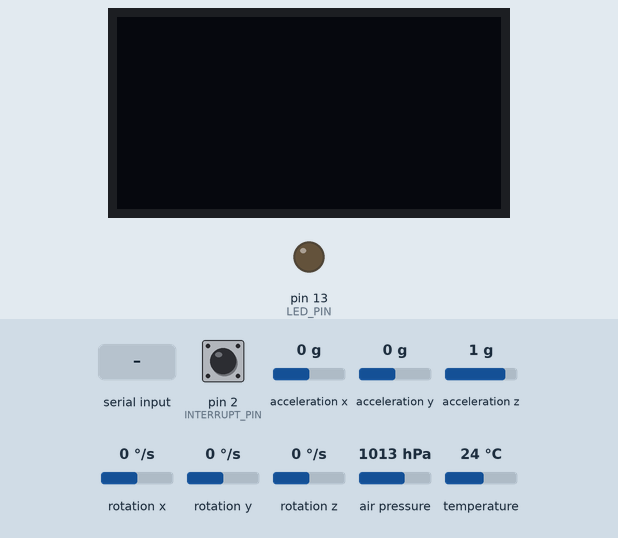
This sketch was run on a simulated Arduino Uno, built with avr-gcc and run on an emulated ATmega328P. On the bench: 128×64 one-colour display, output pins drawn as LEDs (lit = HIGH). The inputs (shaded band) are chosen by the test bench; at power-on: pin 2 (INTERRUPT_PIN) LOW, acceleration x 0 g, acceleration y 0 g, acceleration z 1 g, rotation x 0 °/s, rotation y 0 °/s, rotation z 0 °/s, air pressure 1013 hPa, temperature 24 °C. The sensor or clock chip raises its interrupt line as the real part does; what the sketch prints to the serial monitor is not drawn.

Above: at 0.9 s.
1.0 s: "1\n" received over Serial
At 7.3 s:
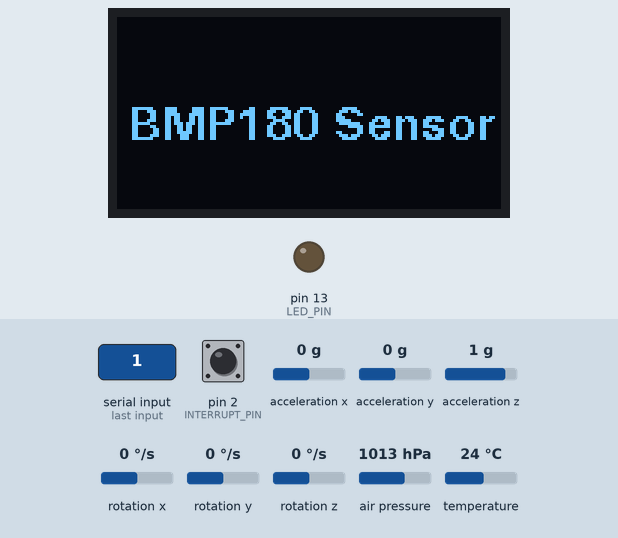
At 9.73 s:
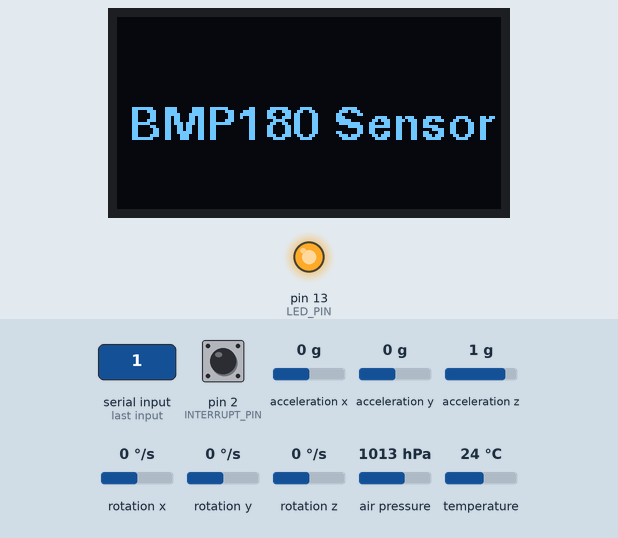
Timing chart, 0 to 10.0 s (numbered marks = the images above; inputs shaded):
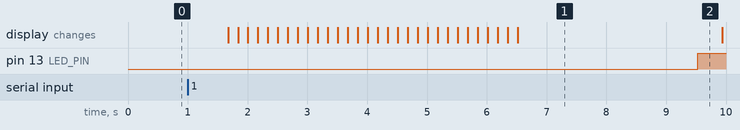

The sketch:

Baro_MPU.ino
```cpp
#include "I2Cdev.h"
#include <Adafruit_BMP085.h>
#include "U8glib.h"

#include "MPU6050_6Axis_MotionApps20.h"
#if I2CDEV_IMPLEMENTATION == I2CDEV_ARDUINO_WIRE

    #include "Wire.h"
#endif

MPU6050 mpu;
#define OUTPUT_READABLE_YAWPITCHROLL

#define OUTPUT_TEAPOT

Adafruit_BMP085 bmp;

U8GLIB_SSD1306_128X64 u8g(U8G_I2C_OPT_NO_ACK);

float pressure = 0.0;
float tempC = 0.0;
float altitude = 0.0;
void BmpSensorRead(float* pressure, float* tempC, float* altitude);
void DisplayPresTemp(float* pressure, float* tempC, float* altitude);


#define INTERRUPT_PIN 2
#define LED_PIN 13
bool blinkState = false;

bool dmpReady = false;  // set true if DMP init was successful
uint8_t mpuIntStatus;   // holds actual interrupt status byte from MPU
uint8_t devStatus;      // return status after each device operation (0 = success, !0 = error)
uint16_t packetSize;    // expected DMP packet size (default is 42 bytes)
uint16_t fifoCount;     // count of all bytes currently in FIFO
uint8_t fifoBuffer[64]; // FIFO storage buffer

Quaternion q;           // [w, x, y, z]         quaternion container
VectorInt16 aa;         // [x, y, z]            accel sensor measurements
VectorInt16 aaReal;     // [x, y, z]            gravity-free accel sensor measurements
VectorInt16 aaWorld;    // [x, y, z]            world-frame accel sensor measurements
VectorFloat gravity;    // [x, y, z]            gravity vector
float euler[3];         // [psi, theta, phi]    Euler angle container
float ypr[3];           // [yaw, pitch, roll]   yaw/pitch/roll container and gravity vector


uint8_t teapotPacket[14] = { '$', 0x02, 0,0, 0,0, 0,0, 0,0, 0x00, 0x00, '\r', '\n' };

volatile bool mpuInterrupt = false;     // indicates whether MPU interrupt pin has gone high
void dmpDataReady() {
    mpuInterrupt = true;
}

void setup() {

    #if I2CDEV_IMPLEMENTATION == I2CDEV_ARDUINO_WIRE
        Wire.begin();
        Wire.setClock(400000);
    #elif I2CDEV_IMPLEMENTATION == I2CDEV_BUILTIN_FASTWIRE
        Fastwire::setup(400, true);
    #endif

    Serial.begin(115200);
    while (!Serial);

    Serial.println(F("Initializing I2C devices..."));
    mpu.initialize();
    pinMode(INTERRUPT_PIN, INPUT);


    Serial.println(F("Testing device connections..."));
    Serial.println(mpu.testConnection() ? F("MPU6050 connection successful") : F("MPU6050 connection failed"));


    Serial.println(F("\nSend any character to begin DMP programming and demo: "));
    while (Serial.available() && Serial.read()); // empty buffer
    while (!Serial.available());                 // wait for data
    while (Serial.available() && Serial.read()); // empty buffer again

    Serial.println(F("Initializing DMP..."));
    devStatus = mpu.dmpInitialize();

    mpu.setXGyroOffset(220);
    mpu.setYGyroOffset(76);
    mpu.setZGyroOffset(-85);
    mpu.setZAccelOffset(1788);

    // make sure it worked (returns 0 if so)
    if (devStatus == 0) {
        // turn on the DMP, now that it's ready
        Serial.println(F("Enabling DMP..."));
        mpu.setDMPEnabled(true);

        // enable Arduino interrupt detection
        Serial.println(F("Enabling interrupt detection (Arduino external interrupt 0)..."));
        attachInterrupt(digitalPinToInterrupt(INTERRUPT_PIN), dmpDataReady, RISING);
        mpuIntStatus = mpu.getIntStatus();

        // set our DMP Ready flag so the main loop() function knows it's okay to use it
        Serial.println(F("DMP ready! Waiting for first interrupt..."));
        dmpReady = true;

        // get expected DMP packet size for later comparison
        packetSize = mpu.dmpGetFIFOPacketSize();
    } else {
        // ERROR!
        // 1 = initial memory load failed
        // 2 = DMP configuration updates failed
        // (if it's going to break, usually the code will be 1)
        Serial.print(F("DMP Initialization failed (code "));
        Serial.print(devStatus);
        Serial.println(F(")"));
    }

    // configure LED for output
    pinMode(LED_PIN, OUTPUT);

    // assign default color value
  if (u8g.getMode() == U8G_MODE_R3G3B2)
  {
    u8g.setColorIndex(255);     // white
  }
  else if (u8g.getMode() == U8G_MODE_GRAY2BIT)
  {
    u8g.setColorIndex(3);         // max intensity
  }
  else if (u8g.getMode() == U8G_MODE_BW)
  {
    u8g.setColorIndex(1);         // pixel on
  }
  else if (u8g.getMode() == U8G_MODE_HICOLOR)
  {
    u8g.setHiColorByRGB(255, 255, 255);
  }

  for (int a = 0; a < 30; a++)
  {
    u8g.firstPage();

    do
    {
      u8g.setFont(u8g_font_fub11);
      u8g.setFontRefHeightExtendedText();
      u8g.setDefaultForegroundColor();
      u8g.setFontPosTop();
      u8g.drawStr(4, a, "BMP180 Sensor");
    }
    while (u8g.nextPage());
  }

  delay(3000);

  if (!bmp.begin())
  {
    u8g.firstPage();

    do
    {
      u8g.setFont(u8g_font_fub11);
      u8g.setFontRefHeightExtendedText();
      u8g.setDefaultForegroundColor();
      u8g.setFontPosTop();
      u8g.drawStr(4, 0, "BMP085 Sensor");
      u8g.drawStr(4, 20, " ERROR!");
    }
    while (u8g.nextPage());

    Serial.println("BMP085 sensor, ERROR!");

    while (1) {}
  }
}


void loop() {
    // if programming failed, don't try to do anything
    if (!dmpReady) return;

    // wait for MPU interrupt or extra packet(s) available
    while (!mpuInterrupt && fifoCount < packetSize) {

    }

    // reset interrupt flag and get INT_STATUS byte
    mpuInterrupt = false;
    mpuIntStatus = mpu.getIntStatus();

    // get current FIFO count
    fifoCount = mpu.getFIFOCount();

    // check for overflow (this should never happen unless our code is too inefficient)
    if ((mpuIntStatus & 0x10) || fifoCount == 1024) {
        // reset so we can continue cleanly
        mpu.resetFIFO();
        Serial.println(F("FIFO overflow!"));

    // otherwise, check for DMP data ready interrupt (this should happen frequently)
    } else if (mpuIntStatus & 0x02) {
        // wait for correct available data length, should be a VERY short wait
        while (fifoCount < packetSize) fifoCount = mpu.getFIFOCount();

        // read a packet from FIFO
        mpu.getFIFOBytes(fifoBuffer, packetSize);

        // track FIFO count here in case there is > 1 packet available
        // (this lets us immediately read more without waiting for an interrupt)
        fifoCount -= packetSize;

        #ifdef OUTPUT_READABLE_QUATERNION
            // display quaternion values in easy matrix form: w x y z
            mpu.dmpGetQuaternion(&q, fifoBuffer);
            Serial.print("quat\t");
            Serial.print(q.w);
            Serial.print("\t");
            Serial.print(q.x);
            Serial.print("\t");
            Serial.print(q.y);
            Serial.print("\t");
            Serial.println(q.z);
        #endif

        #ifdef OUTPUT_READABLE_EULER
            // display Euler angles in degrees
            mpu.dmpGetQuaternion(&q, fifoBuffer);
            mpu.dmpGetEuler(euler, &q);
            Serial.print("euler\t");
            Serial.print(euler[0] * 180/M_PI);
            Serial.print("\t");
            Serial.print(euler[1] * 180/M_PI);
            Serial.print("\t");
            Serial.println(euler[2] * 180/M_PI);
        #endif

        #ifdef OUTPUT_READABLE_YAWPITCHROLL
            // display Euler angles in degrees
            mpu.dmpGetQuaternion(&q, fifoBuffer);
            mpu.dmpGetGravity(&gravity, &q);
            mpu.dmpGetYawPitchRoll(ypr, &q, &gravity);
            Serial.print("ypr\t");
            Serial.print(ypr[0] * 180/M_PI);
            Serial.print("\t");
            Serial.print(ypr[1] * 180/M_PI);
            Serial.print("\t");
            Serial.println(ypr[2] * 180/M_PI);
        #endif

        #ifdef OUTPUT_READABLE_REALACCEL
            // display real acceleration, adjusted to remove gravity
            mpu.dmpGetQuaternion(&q, fifoBuffer);
            mpu.dmpGetAccel(&aa, fifoBuffer);
            mpu.dmpGetGravity(&gravity, &q);
            mpu.dmpGetLinearAccel(&aaReal, &aa, &gravity);
            Serial.print("areal\t");
            Serial.print(aaReal.x);
            Serial.print("\t");
            Serial.print(aaReal.y);
            Serial.print("\t");
            Serial.println(aaReal.z);
        #endif

        #ifdef OUTPUT_READABLE_WORLDACCEL
            // display initial world-frame acceleration, adjusted to remove gravity
            // and rotated based on known orientation from quaternion
            mpu.dmpGetQuaternion(&q, fifoBuffer);
            mpu.dmpGetAccel(&aa, fifoBuffer);
            mpu.dmpGetGravity(&gravity, &q);
            mpu.dmpGetLinearAccel(&aaReal, &aa, &gravity);
            mpu.dmpGetLinearAccelInWorld(&aaWorld, &aaReal, &q);
            Serial.print("aworld\t");
            Serial.print(aaWorld.x);
            Serial.print("\t");
            Serial.print(aaWorld.y);
            Serial.print("\t");
            Serial.println(aaWorld.z);
        #endif

        #ifdef OUTPUT_TEAPOT
            // display quaternion values in InvenSense Teapot demo format:
            teapotPacket[2] = fifoBuffer[0];
            teapotPacket[3] = fifoBuffer[1];
            teapotPacket[4] = fifoBuffer[4];
            teapotPacket[5] = fifoBuffer[5];
            teapotPacket[6] = fifoBuffer[8];
            teapotPacket[7] = fifoBuffer[9];
            teapotPacket[8] = fifoBuffer[12];
            teapotPacket[9] = fifoBuffer[13];
            Serial.write(teapotPacket, 14);
            teapotPacket[11]++; // packetCount, loops at 0xFF on purpose
        #endif

        // blink LED to indicate activity
        blinkState = !blinkState;
        digitalWrite(LED_PIN, blinkState);

        BmpSensorRead(&pressure, &tempC, &altitude);
  DisplayPresTemp(&pressure, &tempC, &altitude);
  delay(1000);
    }

}

void DisplayPresTemp(float* pressure, float* tempC, float* altitude)
{
  u8g.firstPage();

  do
  {
    u8g.setFont(u8g_font_fub11);
    u8g.setFontRefHeightExtendedText();
    u8g.setDefaultForegroundColor();
    u8g.setFontPosTop();
    u8g.drawStr(2, 0, "Pressure");
    u8g.setPrintPos(75, 0);
    u8g.print(*pressure);
    u8g.drawStr(4, 20, "Temp C");
    u8g.setPrintPos(75, 20);
    u8g.print(*tempC);
    u8g.drawStr(4, 40, "Altitude");
    u8g.setPrintPos(75, 40);
    u8g.print(*altitude);
  }
  while (u8g.nextPage());
}
void BmpSensorRead(float* pressure, float* tempC, float* altitude)
{
  *tempC = bmp.readTemperature();
  Serial.print("Temperature = ");
  Serial.print(*tempC);
  Serial.println(" *C");

  *pressure = bmp.readPressure() / 100.0;
  Serial.print("Pressure = ");
  Serial.print(*pressure / 100.0);
  Serial.println(" hPa");

  // Calculate altitude assuming 'standard' barometric
  // pressure of 1013.25 millibar = 101325 Pascal
  *altitude = bmp.readAltitude();
  Serial.print("Altitude = ");
  Serial.print(*altitude);
  Serial.println(" meters");
}
```

Measured:
- after the input at 1.0 s, pin 13 (LED_PIN): LOW → HIGH after 8.5 s; the display: first changes after 0.67 s (image 1 shows a later state)
- what the display in image 1 shows lasts 3.4 s, from 6.5 s to 9.9 s
